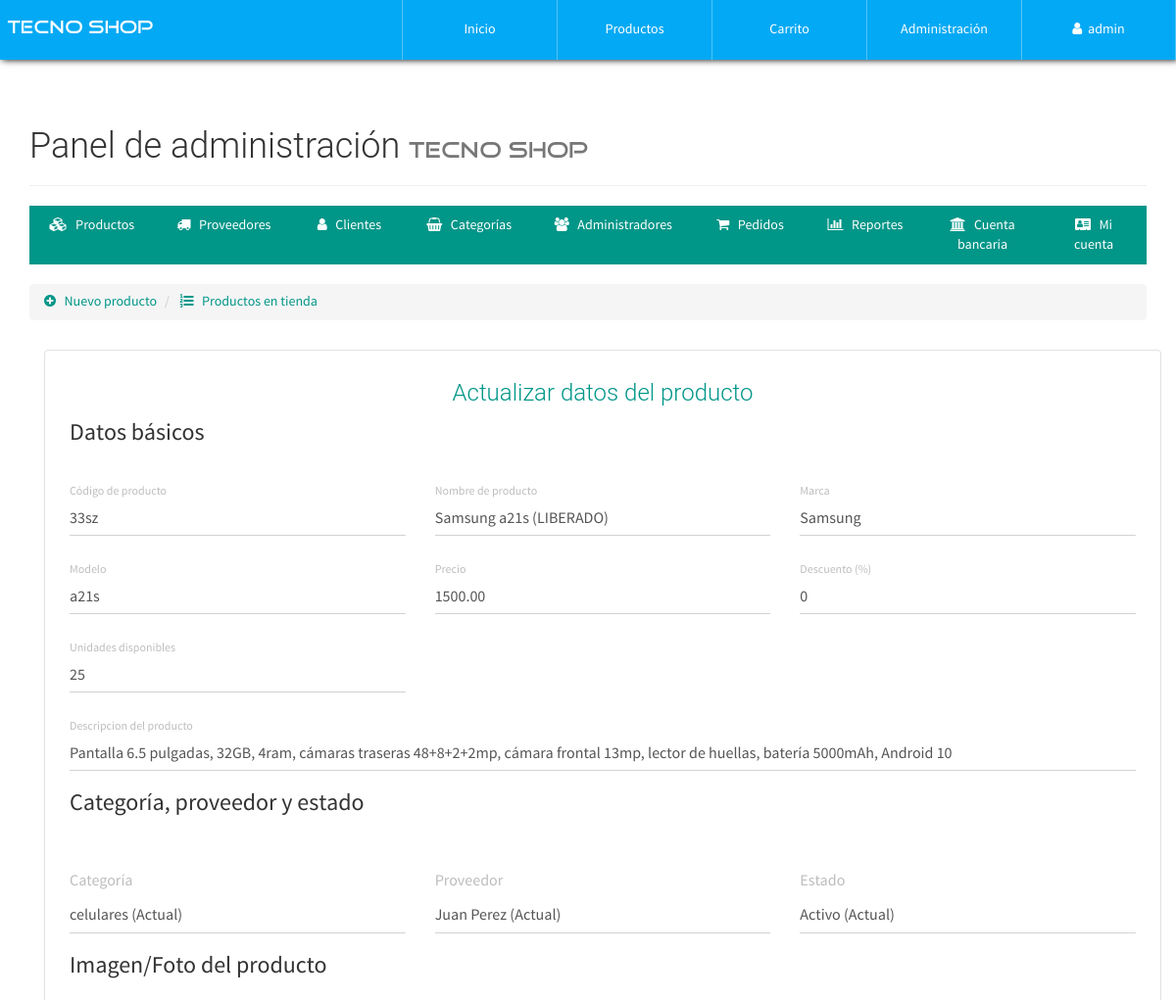
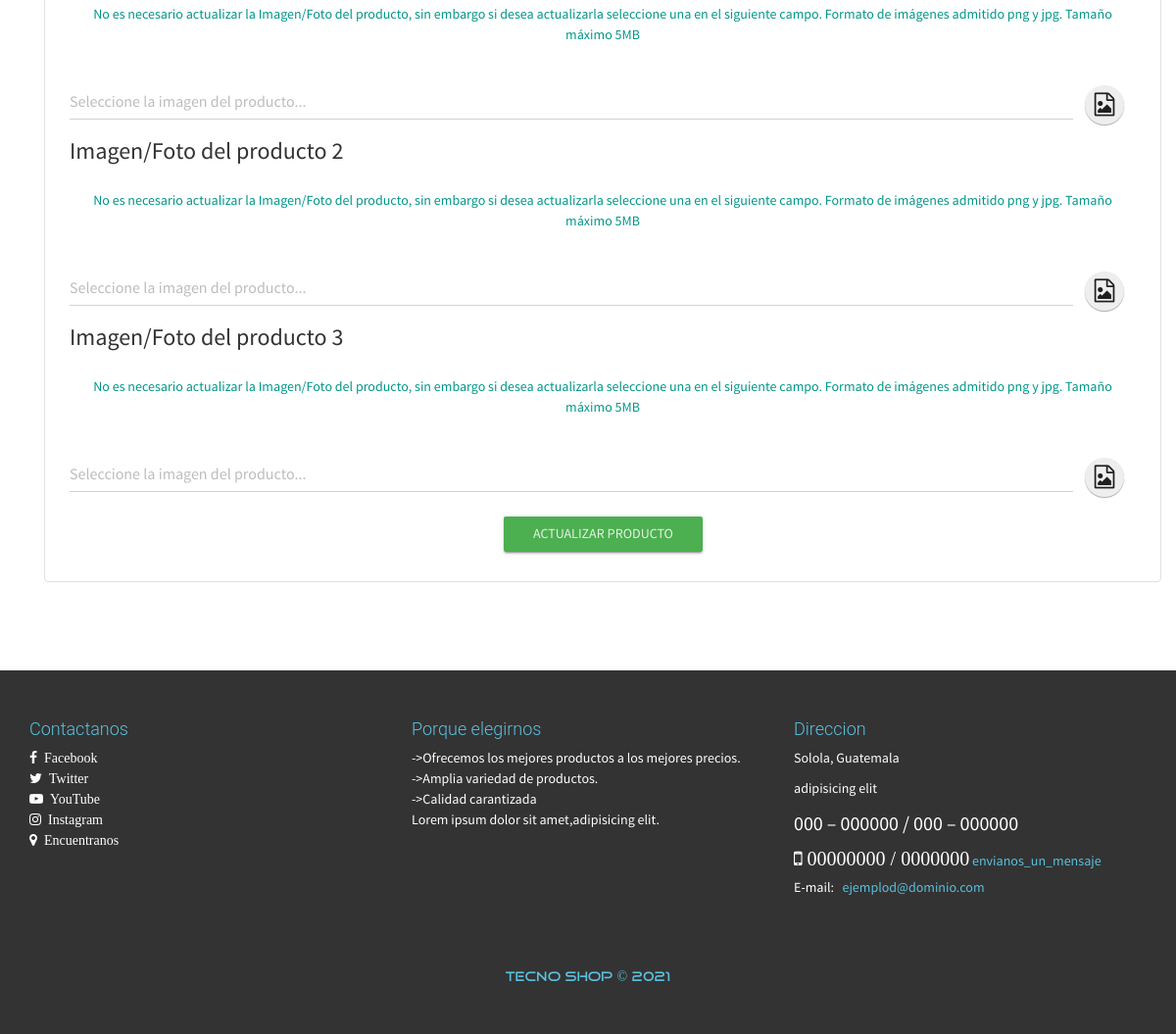
Page /store1/configAdmin.php?view=productinfo&code=33sz (signed in) on the committed database (2 pictures, top to bottom).
### tables this page shows
CREATE TABLE `producto` (
  `id` int(20) NOT NULL,
  `CodigoProd` varchar(30) NOT NULL,
  `NombreProd` varchar(30) NOT NULL,
  `CodigoCat` varchar(30) DEFAULT NULL,
  `Precio` decimal(30,2) NOT NULL,
  `Descuento` int(2) NOT NULL,
  `Modelo` varchar(30) NOT NULL,
  `Marca` varchar(30) NOT NULL,
  `Stock` int(20) NOT NULL,
  `NITProveedor` varchar(30) DEFAULT NULL,
  `Imagen` varchar(150) NOT NULL,
  `Nombre` varchar(30) NOT NULL,
  `Estado` varchar(15) NOT NULL,
  `descripcion` varchar(500) NOT NULL,
  `Imagen2` varchar(150) DEFAULT NULL,
  `Imagen3` varchar(150) DEFAULT NULL
);

### store1/library/consulSQL.php (called while the page is built, shortened)
<?php
class ejecutarSQL {
    public static function conectar(){
        if(!$con=  mysqli_connect(SERVER,USER,PASS,BD)){
            echo "Error en el servidor, verifique sus datos";
        }
        mysqli_set_charset($con, "utf8");
        return $con;
    }
    public static function consultar($query) {
        if (!$consul = mysqli_query(ejecutarSQL::conectar(), $query)) {
            echo 'Error en la consulta SQL ejecutada';
        }
        return $consul;
    }
}

### store1/admin/productinfo-view.php (the view, shortened to what this page needs)
<ul class="breadcrumb" style="margin-bottom: 5px;">
    <li>
        <a href="configAdmin.php?view=product">
            <i class="fa fa-plus-circle" aria-hidden="true"></i> &nbsp; Nuevo producto
        </a>
    </li>
    <li>
        <a href="configAdmin.php?view=productlist"><i class="fa fa-list-ol" aria-hidden="true"></i> &nbsp; Productos en tienda</a>
    </li>
</ul>
<div class="container">
	<div class="row">
        <div class="col-xs-12">
            <div class="container-form-admin">
                <h3 class="text-primary text-center">Actualizar datos del producto</h3>
                <?php
                	$code=$_GET['code'];
                	$producto=ejecutarSQL::consultar("SELECT * FROM producto WHERE CodigoProd='$code'");
                	$prod=mysqli_fetch_array($producto, MYSQLI_ASSOC);
                ?>
                <form action="./process/updateProduct.php" method="POST" enctype="multipart/form-data" class="FormCatElec" data-form="update">
                    <div class="container-fluid">
                        <div class="row">
                            <div class="col-xs-12">
                                <legend>Datos básicos</legend>
                            </div>
                            <div class="col-xs-12 col-sm-6 col-md-4">
                              <div class="form-group label-floating">
                                <label class="control-label">Código de producto</label>
                                <input type="text" class="form-control" value="<?php echo $prod['CodigoProd']; ?>" required maxlength="30" readonly name="prod-codigo">
                              </div>
                            </div>
                            <div class="col-xs-12 col-sm-6 col-md-4">
                              <div class="form-group label-floating">
                                <label class="control-label">Nombre de producto</label>
                                <input type="text" class="form-control" value="<?php echo $prod['NombreProd']; ?>" required maxlength="30" name="prod-name">
                              </div>
                            </div>
                            <div class="col-xs-12 col-sm-6 col-md-4">
                              <div class="form-group label-floating">
                                <label class="control-label">Marca</label>
                                <input type="text" class="form-control" value="<?php echo $prod['Marca']; ?>" required name="prod-marca">
                              </div>
                            </div>
                            <div class="col-xs-12 col-sm-6 col-md-4">
                              <div class="form-group label-floating">
                                <label class="control-label">Modelo</label>
                                <input type="text" class="form-control" value="<?php echo $prod['Modelo']; ?>" required name="prod-model">
                              </div>
                            </div>
                            <div class="col-xs-12 col-sm-6 col-md-4">
                              <div class="form-group label-floating">
                                <label class="control-label">Precio</label>
                                <input type="text" class="form-control" value="<?php echo $prod['Precio']; ?>" required maxlength="20" pattern="[0-9.]{1,20}" name="prod-price">
                              </div>
                            </div>
                            <div class="col-xs-12 col-sm-6 col-md-4">
                              <div class="form-group label-floating">
                                <label class="control-label">Descuento (%)</label>
                                <input type="text" class="form-control" required maxlength="2" pattern="[0-9]{1,2}" name="prod-desc-price" value="<?php echo $prod['Descuento']; ?>">
                              </div>
                            </div>
                            <div class="col-xs-12 col-sm-6 col-md-4">
                              <div class="form-group label-floating">
                                <label class="control-label">Unidades disponibles</label>
                                <input type="text" class="form-control" value="<?php echo $prod['Stock']; ?>" required maxlength="20" pattern="[0-9]{1,20}" name="prod-stock">
                              </div>
                            </div>
                            <div class="col-xs-12 col-sm-6 col-md-12">
                              <div class="form-group label-floating">
                                <label class="control-label">Descripcion del producto</label>
                                <input type="text" class="form-control" value="<?php echo $prod['descripcion']; ?>" name="prod-descrip-price">
                              </div>
                            </div>
                            <div class="col-xs-12">
                                <legend>Categoría, proveedor y estado</legend>
                            </div>
                            <div class="col-xs-12 col-sm-6 col-md-4">
                              <div class="form-group">
                                <label>Categoría</label>
                                <select class="form-control" name="prod-categoria">
                                    <?php
                                        $categoria=ejecutarSQL::consultar("SELECT * FROM categoria");
                                        while($catec=mysqli_fetch_array($categoria, MYSQLI_ASSOC)){
                                        	if($prod['CodigoCat']==$catec['CodigoCat']){
                                            	echo '<option selected="" value="'.$catec['CodigoCat'].'">'.$catec['Nombre'].' (Actual)</option>';
                                        	}else{
                                        		echo '<option value="'.$catec['CodigoCat'].'">'.$catec['Nombre'].'</option>';
                                        	}
                                        }
                                    ?>
                                </select>
                              </div>
                            </div>
                            <div class="col-xs-12 col-sm-6 col-md-4">
                              <div class="form-group">
                                <label>Proveedor</label>
                                <select class="form-control" name="prod-codigoP">
                                    <?php
                                        $proveedor=ejecutarSQL::consultar("SELECT * FROM proveedor");
                                        while($prov=mysqli_fetch_array($proveedor, MYSQLI_ASSOC)){
                                        	if($prod['NITProveedor']==$prov['NITProveedor']){
                                        		echo '<option selected="" value="'.$prov['NITProveedor'].'">'.$prov['NombreProveedor'].' (Actual)</option>';
                                        	}else{
                                            	echo '<option value="'.$prov['NITProveedor'].'">'.$prov['NombreProveedor'].'</option>';
                                        	}
                                        }
                                    ?>
                                </select>
                              </div>
                            </div>
                            <div class="col-xs-12 col-sm-6 col-md-4">
                              <div class="form-group">
                                <label>Estado</label>
                                <select class="form-control" name="prod-estado">
                                	<?php
                                		if($prod['Estado']=="Activo"){
                                			echo '
                                				<option value="Activo" selected="">Activo (Actual)</option>
                                    			<option value="Desactivado">Desactivado</option>
                                			';
                                		}else{
                                			echo '
                                				<option value="Activo">Activo</option>
                                    			<option value="Desactivado" selected="">Desactivado (Actual)</option>
                                			';
                                		}
                                	?>
                                </select>
                              </div>
                            </div>
                            <div class="col-xs-12">
                                <legend>Imagen/Foto del producto</legend>
                                <p class="text-center text-primary">
                                    No es necesario actualizar la Imagen/Foto del producto, sin embargo si desea actualizarla seleccione una en el siguiente campo. Formato de imágenes admitido png y jpg. Tamaño máximo 5MB
                                </p>
                            </div>
                            <div class="col-xs-12">
                                <div class="form-group">
                                  <div class="input-group">
                                    <input type="text" readonly="" class="form-control" placeholder="Seleccione la imagen del producto...">
                                      <span class="input-group-btn input-group-sm">
                                        <button type="button" class="btn btn-fab btn-fab-mini">
                                          <i class="fa fa-file-image-o" aria-hidden="true"></i>
                                        </button>
                                      </span>
                                  </div>
                                </div>
                            </div>
                            <div class="col-xs-12">
                                <legend>Imagen/Foto del producto 2</legend>
                                <p class="text-center text-primary">
                                    No es necesario actualizar la Imagen/Foto del producto, sin embargo si desea actualizarla seleccione una en el siguiente campo. Formato de imágenes admitido png y jpg. Tamaño máximo 5MB
                                </p>
                            </div>
                            <div class="col-xs-12">
                                <div class="form-group">
                                  <div class="input-group">
                                    <input type="text" readonly="" class="form-control" placeholder="Seleccione la imagen del producto...">
                                      <span class="input-group-btn input-group-sm">
                                        <button type="button" class="btn btn-fab btn-fab-mini">
                                          <i class="fa fa-file-image-o" aria-hidden="true"></i>
                                        </button>
                                      </span>
                                  </div>
                                </div>
                            </div>
                            <div class="col-xs-12">
                                <legend>Imagen/Foto del producto 3</legend>
                                <p class="text-center text-primary">
                                    No es necesario actualizar la Imagen/Foto del producto, sin embargo si desea actualizarla seleccione una en el siguiente campo. Formato de imágenes admitido png y jpg. Tamaño máximo 5MB
                                </p>
                            </div>
                            <div class="col-xs-12">
                                <div class="form-group">
                                  <div class="input-group">
                                    <input type="text" readonly="" class="form-control" placeholder="Seleccione la imagen del producto...">
                                      <span class="input-group-btn input-group-sm">
                                        <button type="button" class="btn btn-fab btn-fab-mini">
                                          <i class="fa fa-file-image-o" aria-hidden="true"></i>
                                        </button>
                                      </span>
                                  </div>
                                </div>
                            </div>
                        </div>
                    </div>
                <p class="text-center"><button type="submit" class="btn btn-success btn-raised">Actualizar producto</button></p>
                </form>
            </div>
        </div>
    </div>
</div>

### store1/css/style.css (style rules this page uses)
body { font-family: "FontFamilySPro"; line-height: 1.5; font-size: 1.4em; width: 100%; height: 100%; margin: 0px; padding: 0px; background-position: center center; background-repeat: no-repeat; background-attachment: fixed; background-size: cover; background-color: #fff; }
.container-form-admin { border: 1px solid #e0e1e1 !important; border-radius: 4px; padding: 10px; margin-top: 25px; }
#container-page-configAdmin { background-image: url(../assets/img/font-registration.JPG); }

### rows in the picture
producto: prod-codigo "33sz", prod-name "Samsung a21s (LIBERADO)", prod-marca "Samsung", prod-model "a21s", prod-price "1500.00", prod-desc-price "0", prod-stock "25", prod-descrip-price "Pantalla 6.5 pulgadas, 32GB, 4ram, cámaras traseras 48+8+2+2mp, cámara frontal 13mp, lector de huellas, batería 5000mAh, Android 10", prod-estado "Activo (Actual)"

### other values in the picture
$_SESSION['nombreAdmin'] "admin"
form field prod-categoria "celulares (Actual)"
form field prod-codigoP "Juan Perez (Actual)"
